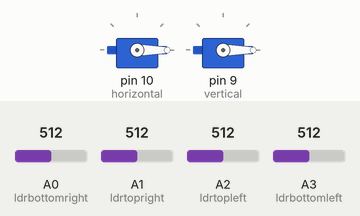
A sketch run on a simulated Arduino Uno, built with avr-gcc and run on an emulated ATmega328P. Parts: 2 × servo. The inputs (shaded band) are chosen by the test bench; at power-on: A0 (ldrbottomright) = 512, A2 (ldrtopleft) = 512, A3 (ldrbottomleft) = 512, A1 (ldrtopright) = 512.

Above: at 1.7 s.
1.8 s: A0 (ldrbottomright) set to 526
At 3.16 s:
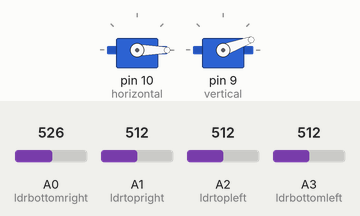
4.8 s: A2 (ldrtopleft) set to 526
At 4.8 s:
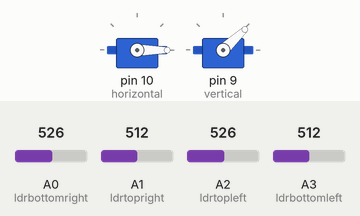
6.3 s: A3 (ldrbottomleft) set to 527
At 7.46 s:
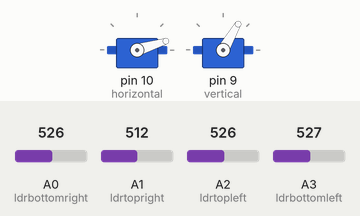
At 8.31 s:
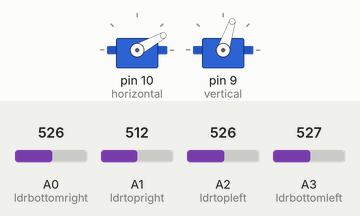
9.3 s: A0 (ldrbottomright) set to 716
12.3 s: A1 (ldrtopright) set to 306
15.3 s: A2 (ldrtopleft) set to 306
Timing chart, 0 to 19.3 s (numbered marks = the images above; inputs shaded):
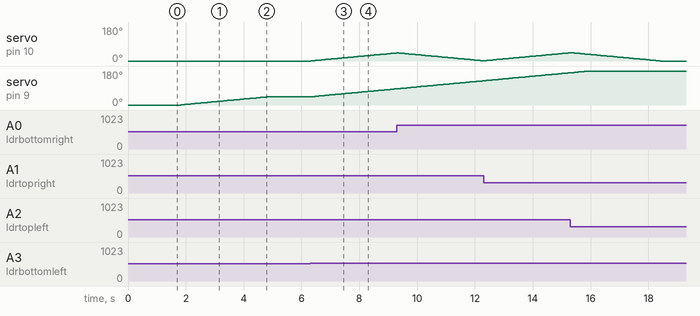

The sketch:

dual-axissolartracker.ino
```cpp
#include<Servo.h>

Servo horizontal;
int motor1=0;

Servo vertical;
int motor2=0;

int ldrbottomright=0;
int ldrtopright=1;
int ldrtopleft=2;
int ldrbottomleft=3;

int topleft;
int topright;
int bottomleft;
int bottomright;


int avgtop;
int avgbottom;
int avgleft;
int avgright;


void setup() {

horizontal.attach(10);
horizontal.write(0);
vertical.attach(9);
vertical.write(0);
delay(500);

}

void loop() {

motor1 = horizontal.read();
motor2 = vertical.read();

topleft = analogRead(ldrtopleft);
topright = analogRead(ldrtopright);
bottomleft = analogRead(ldrbottomleft);
bottomright = analogRead(ldrbottomright);

avgtop = (topleft+topright)/2;
avgbottom = (bottomleft+bottomright)/2;
avgleft = (topleft+bottomleft)/2;
avgright = (topright+bottomright)/2;

if(avgtop < avgbottom)
{
  vertical.write(motor2 + 1);
  delay(10);
}
else if (avgbottom < avgtop)
{ vertical.write(motor2 - 1);
delay(10);
}
else
{
  vertical.write(motor2);
}

if (avgleft > avgright)
{ horizontal.write(motor1 + 1);
delay(10);
}
else if (avgright > avgleft)
{ horizontal.write(motor1 - 1);
delay(10);
}
else
{
  horizontal.write(motor1);
}
delay(50);
}
```

Measured:
- the behaviour switches between 513 and 514 on A0 (ldrbottomright) (found by bisection; images 0 and 1)
- the behaviour switches between 525 and 526 on A2 (ldrtopleft) (found by bisection; images 1 and 2)
- the behaviour switches between 513 and 514 on A3 (ldrbottomleft) (found by bisection; images 2 and 3)
- after the input at 1.8 s, servo on pin 9 (vertical): moves from 0° to 43° over 3.0 s, starting at once
- after the input at 4.8 s, servo on pin 9 (vertical): stays 43° (without the input it goes to 44° after 0.05 s)
- after the input at 6.3 s, servo on pin 10 (horizontal): moves from 0° to 43° over 3.0 s, starting at once; servo on pin 9 (vertical): moves from 43° to 86° over 3.0 s, starting at once
